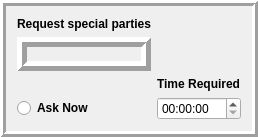
           <widget class="QFrame" name="frame_7">
            <property name="frameShape">
             <enum>QFrame::Box</enum>
            </property>
            <property name="frameShadow">
             <enum>QFrame::Raised</enum>
            </property>
            <property name="lineWidth">
             <number>3</number>
            </property>
            <layout class="QGridLayout" name="gridLayout_11">
             <item row="3" column="1">
              <widget class="QLabel" name="label_47">
               <property name="font">
                <font>
                 <weight>75</weight>
                 <bold>true</bold>
                </font>
               </property>
               <property name="text">
                <string>Time Required</string>
               </property>
              </widget>
             </item>
             <item row="0" column="0">
              <widget class="QLabel" name="label_42">
               <property name="font">
                <font>
                 <weight>75</weight>
                 <bold>true</bold>
                </font>
               </property>
               <property name="text">
                <string>Request special parties</string>
               </property>
              </widget>
             </item>
             <item row="2" column="0">
              <widget class="QLabel" name="label_30">
               <property name="frameShape">
                <enum>QFrame::Box</enum>
               </property>
               <property name="frameShadow">
                <enum>QFrame::Raised</enum>
               </property>
               <property name="lineWidth">
                <number>5</number>
               </property>
               <property name="text">
                <string/>
               </property>
               <property name="pixmap">
                <pixmap resource="check in.qrc">:/newPrefix/check in_qrc/party.png</pixmap>
               </property>
               <property name="scaledContents">
                <bool>true</bool>
               </property>
              </widget>
             </item>
             <item row="6" column="1">
              <widget class="QTimeEdit" name="timeEdit_3">
               <property name="font">
                <font>
                 <pointsize>9</pointsize>
                </font>
               </property>
              </widget>
             </item>
             <item row="6" column="0">
              <widget class="QRadioButton" name="radioButton_17">
               <property name="font">
                <font>
                 <weight>75</weight>
                 <bold>true</bold>
                </font>
               </property>
               <property name="text">
                <string>Ask Now</string>
               </property>
              </widget>
             </item>
            </layout>
           </widget>
